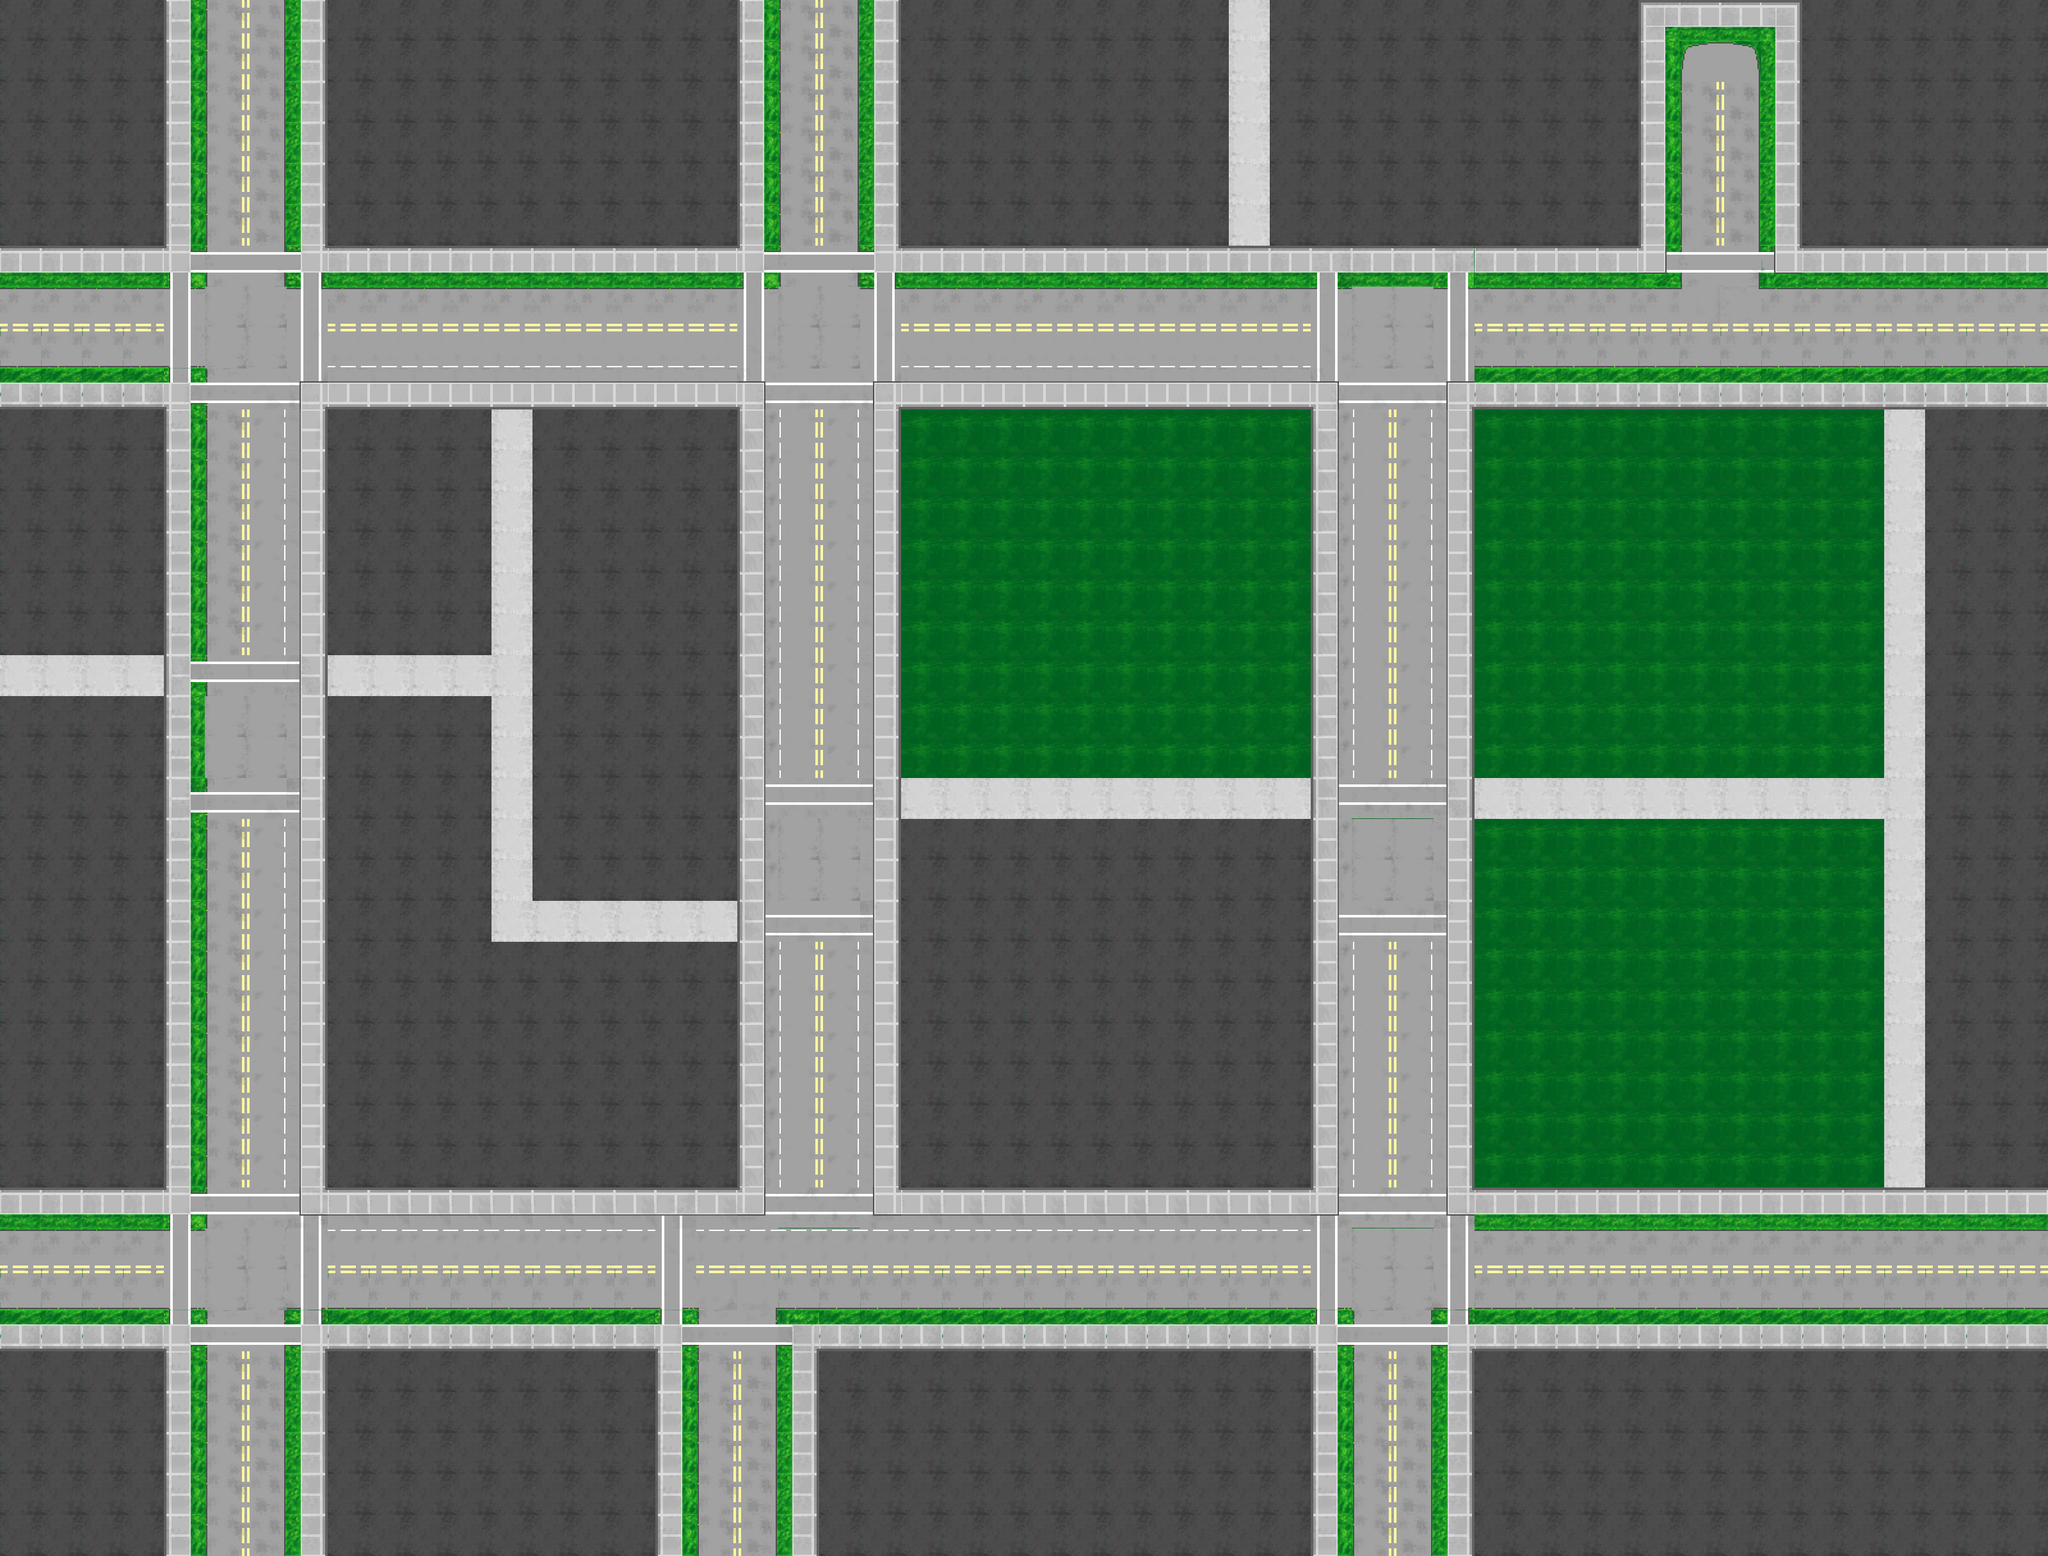

This is a level from a 2D game, rendered from its Tiled map with the project's own tilesets. A one-line summary and the map file follow, with tile-layer data summarised:
An orthogonal 50x38 tile map with 64x64 px tiles, 2 tile layers (Background, ForeGround).

<map version="1.0" orientation="orthogonal" renderorder="right-down" width="50" height="38" tilewidth="64" tileheight="64" nextobjectid="1">
 <tileset firstgid="1" name="CityTileset64" tilewidth="64" tileheight="64" tilecount="100" columns="10">
  <image source="CityTileset64.png" width="640" height="640" />
 </tileset>
 <layer name="Background" width="50" height="38">
  <data>[1900 cells, 0 non-empty, 0 distinct tile ids]</data>
 </layer>
 <layer name="ForeGround" width="50" height="38">
  <data>[1900 cells, 1900 non-empty, 65 distinct tile ids]</data>
 </layer>
</map>